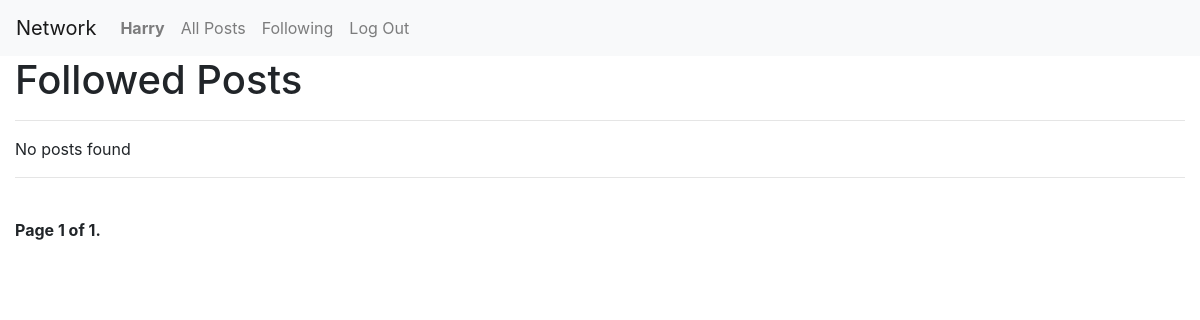
Before: /following (signed in) with the older database file.
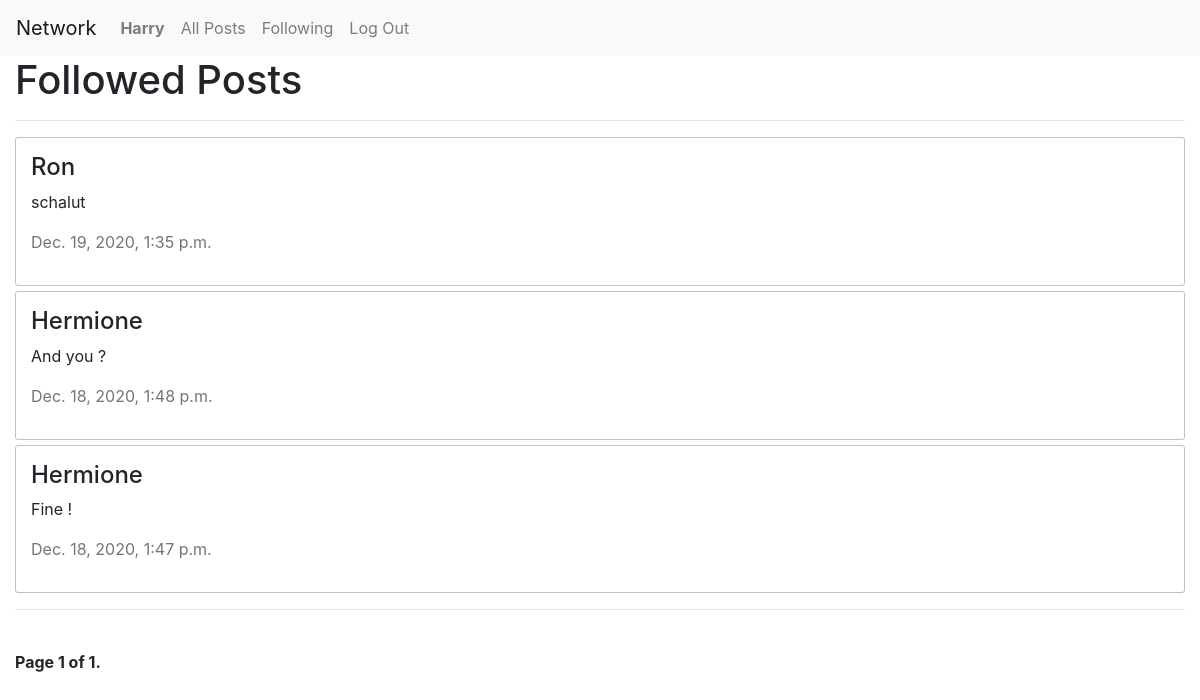
After: the same page with the newer database file.
### network/models.py (models this page shows, shortened)
class Post(models.Model):
    content = models.TextField()
    author = models.ForeignKey(User, on_delete=models.CASCADE, related_name='post')
    created = models.DateTimeField(auto_now_add=True)
    like = models.ManyToManyField(User, related_name="user_set")
    class Meta:
        ordering = ('-created',)

class User(AbstractUser):
    following = models.ManyToManyField('self', related_query_name='followers', related_name='followers_set')
    def __str__(self):
        return self.username

### network/views.py (the view)
# urls.py: path("following", views.show_following, name="show_following"),
@login_required
def show_following(request):
    posts = Post.objects.filter(author__in=request.user.following.all())
    paginator = Paginator(posts, 10) # Change here for more posts in each page
    page = request.GET.get('page')
    return render(request, 'network/following.html', {
        'posts' : pagination(paginator, page)
    })

### network/views.py (called while the page is built)
def pagination(paginator, page):
    try:
        posts = paginator.page(page)
    except PageNotAnInteger:
        posts = paginator.page(1)
    except EmptyPage:
        posts = paginator.page(paginator.num_pages)
    return posts

### network/templates/network/following.html (shortened to what this page needs)
{% extends 'network/layout.html' %}
{% block body %}
<h1>Followed Posts</h1>
<hr>
{% for post in posts %}
    <div class="post">
        <h4>{{ post.author|capfirst }}</h4>
        <p>{{ post.content }}</p>
        <p class="created">{{ post.created }}</p>
    </div>
{% empty %}
    <p>No posts found</p>
{% endfor %}
<hr>
{% include "network/pagination.html" with page=posts %}
{% endblock %}

Changed rows visible on the page:
added Post: author "Ron", content "schalut", created "Dec. 19, 2020, 1:35 p.m."
now on this page (row unchanged): Post: author "Hermione", content "And you ?", created "Dec. 18, 2020, 1:48 p.m."
now on this page (row unchanged): Post: author "Hermione", content "Fine !", created "Dec. 18, 2020, 1:47 p.m."
Other visible differences:
text no longer shown: "No posts found"
